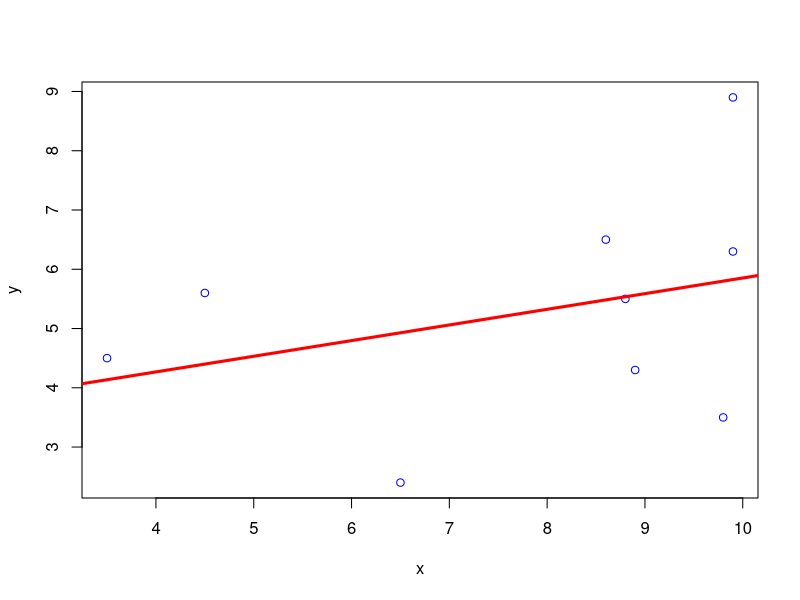
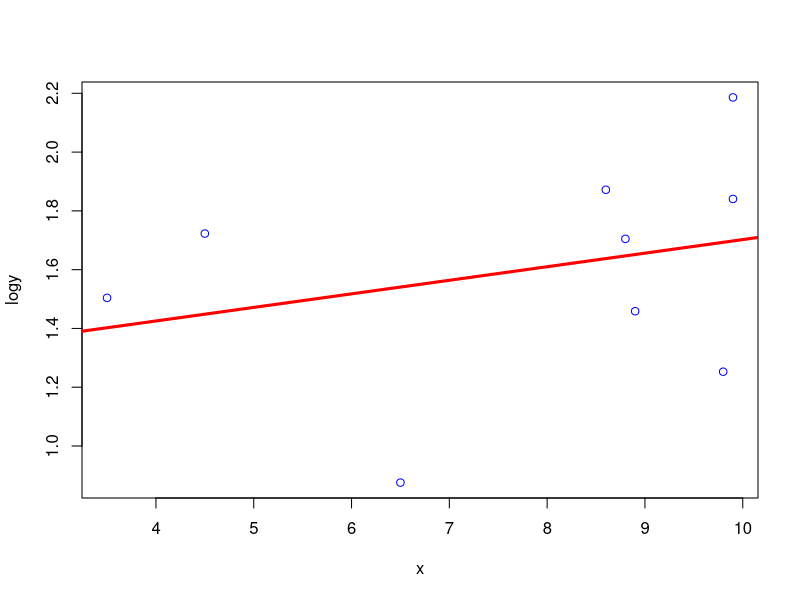
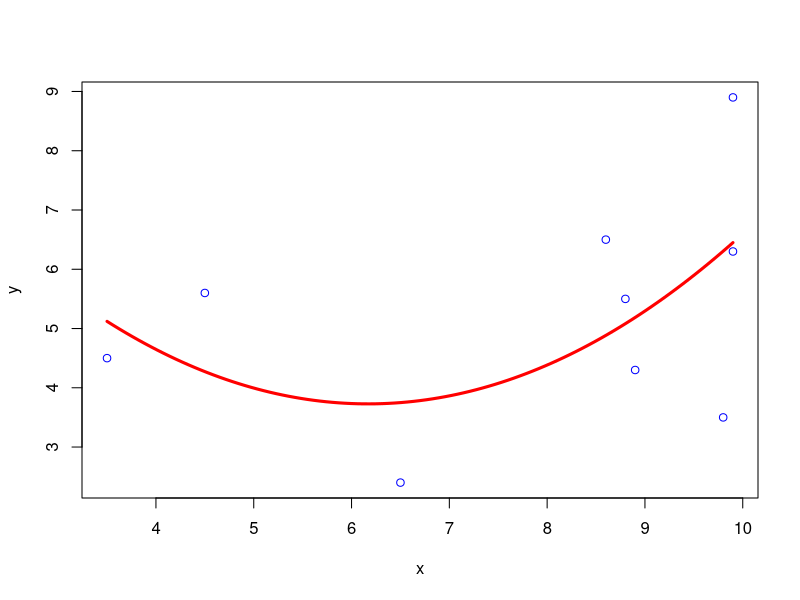

Write the R code that produced these figures, in order.
x <- c(3.5,8.6,9.9,4.5,6.5,9.9,8.9,9.8,8.8)
y <- c(4.5,6.5,6.3,5.6,2.4,8.9,4.3,3.5,5.5)
n <- length(x)

## Modelo lineal
mod.lin <- lm(y ~ x); mod.lin;
summary(mod.lin)
## Coeficiente "a" del modelo lineal Y=a+b*x;
a <- mod.lin$coefficients[[1]];a;
## Coeficiente "b" del modelo lineal Y=a+b*x;
b <- mod.lin$coefficients[[2]];b;
cov(x,y) ## Covarianza;
cor <- cor(x,y) ## Coeficiente de correlacion lineal;
R2 <- cor^2; R2
DesStaRes <- sqrt(sum((y - (a+b*x))^2)/(n-2)); DesStaRes;# Residual var
plot(x, y, col="blue");
abline(a, b, col="red", lwd="3");

## Modelo Exponencial ln(y)=a+b*x
logy <- log(y)
mod.exp <- lm(logy ~ x); mod.exp;
summary(mod.exp)
## Coeficiente "a" del modelo ln(y)=a+b*x;
a <- mod.exp$coefficients[[1]];a;
## Coeficiente "b" del modelo ln(y)=a+b*x;;
b <- mod.exp$coefficients[[2]];b;
cov(x,logy) ## Covarianza;
cor <- cor(x,logy) ## Coeficiente de correlacion lineal;
R2 <- cor^2; R2
DesStaRes <- sqrt(sum((logy - (a+b*x))^2)/(n-2)); DesStaRes;# Residual var
plot(x,logy, col="blue");
abline(a, b, col="red", add=TRUE, lwd="3");

## Modelo parabolico y = a+bx+cX2
mod.par <- lm(y ~ x + I(x^2)); mod.par;
summary(mod.par)
## Coeficiente "a" del modelo y = a+bx+cX2;
a <- mod.par$coefficients[[1]];a;
## Coeficiente "b" del modelo y = a+bx+cX2;
b <- mod.par$coefficients[[2]];b;
## Coeficiente "c" del modelo y = a+bx+cX2
c <- mod.par$coefficients[[3]];c;
DesStaRes <- sqrt(sum((y - (a+b*x+c*x^2))^2)/(n-3)); DesStaRes;# Residual var
plot(x,y, col="blue");
curve(a+b*x+c*x^2, col="red", add=TRUE, lwd="3");

